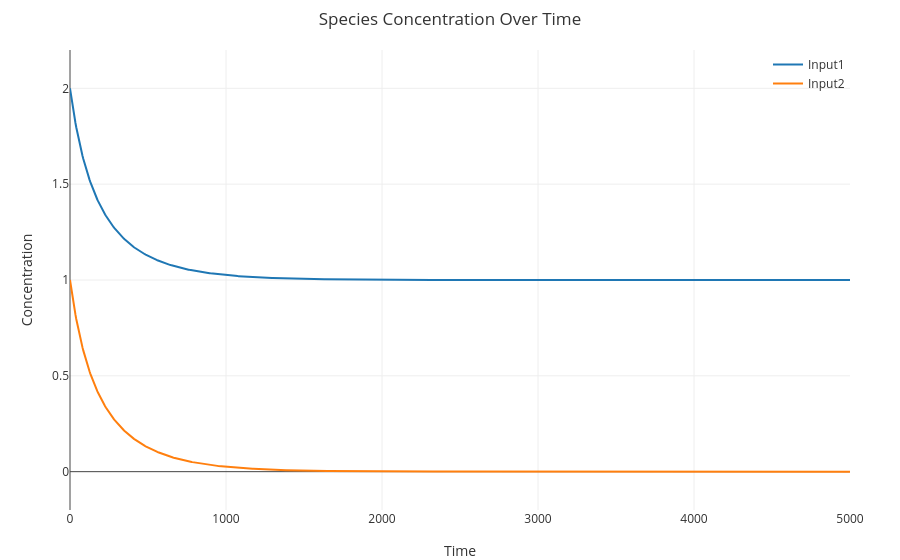

Notebook code cell kept with this figure:
### Markdown cell above
湮灭反应

### Code cell
%reset
directive simulation { 
  final=5000; 
  plots=[Input1; Input2; ];
}
directive simulator deterministic
directive parameters [ k = 0.003; u = 0.1 ]

| 1 Input2
| 2 Input1


| Input1 + Input2->{k}

### Figure 1 — Plotly figure (JSON) as saved in the notebook; plotly's stock layout.template omitted (floating-point values rounded to 4 significant figures; data arrays with more than 128 entries replaced by an {"elided": "..."} marker saying what was removed)
{"data": [{"line": {"width": 2}, "mode": "lines", "name": "Input1", "x": {"elided": "1001 int values"}, "y": {"elided": "1001 float values"}}, {"line": {"width": 2}, "mode": "lines", "name": "Input2", "x": {"elided": "1001 int values"}, "y": {"elided": "1001 float values"}}], "layout": {"font": {"color": "#333"}, "hovermode": "x unified", "legend": {"bgcolor": "rgba(0,0,0,0)", "x": 1, "xanchor": "right", "y": 1, "yanchor": "top"}, "margin": {"b": 50, "l": 70, "r": 50, "t": 50}, "paper_bgcolor": "rgba(0,0,0,0)", "plot_bgcolor": "rgba(0,0,0,0)", "title": "Species Concentration Over Time", "xaxis": {"range": [0, 5000], "showgrid": true, "title": "Time"}, "yaxis": {"range": [-0.2, 2.2], "showgrid": true, "title": "Concentration"}}}
